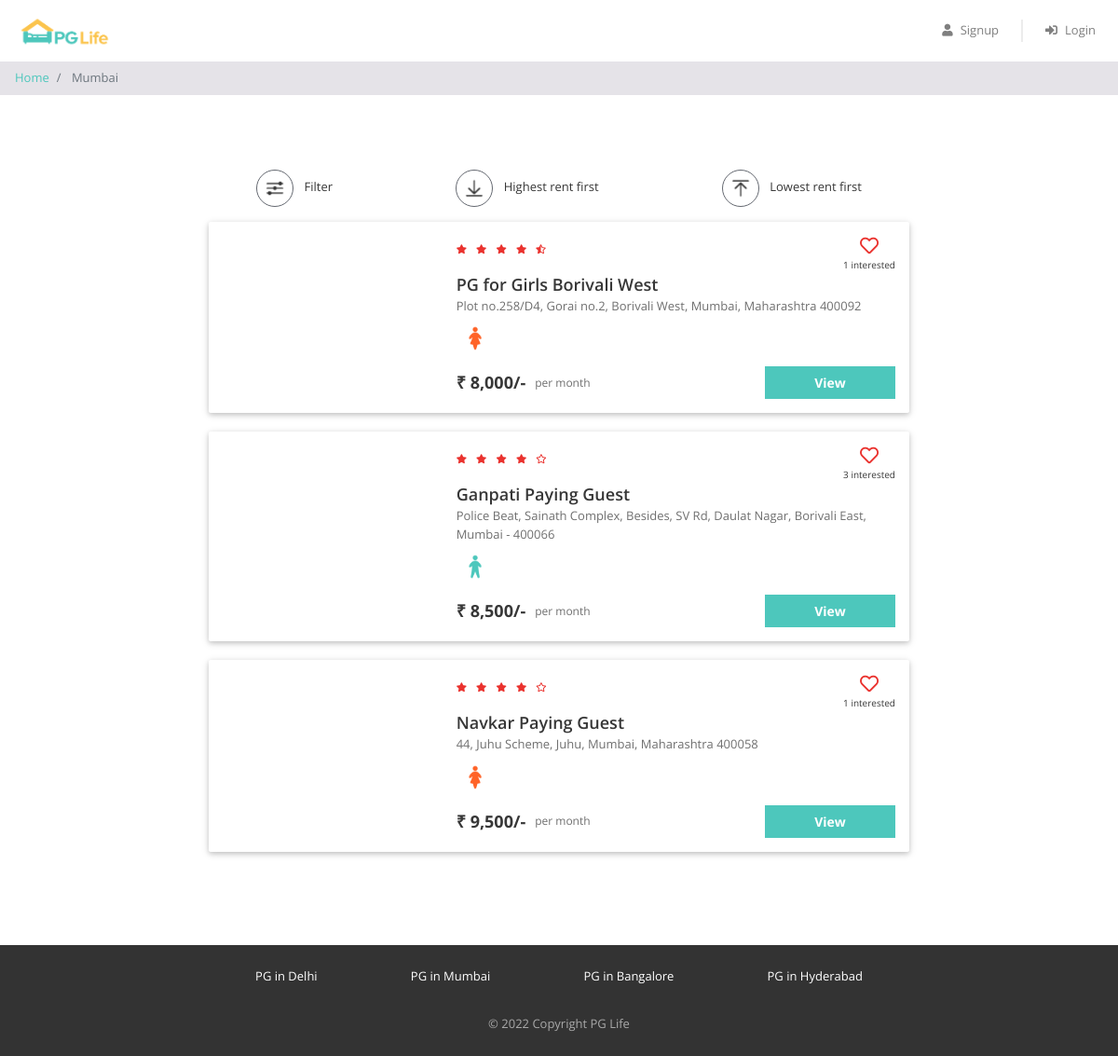
Page /sortRent.php?city=Mumbai on the committed database.
### tables this page shows
CREATE TABLE `properties` (
  `id` int(11) NOT NULL,
  `city_id` int(11) NOT NULL,
  `name` varchar(100) NOT NULL,
  `address` varchar(255) NOT NULL,
  `description` longtext NOT NULL,
  `gender` enum('male','female','ubisex') NOT NULL,
  `rent` int(11) NOT NULL,
  `rating_clean` float(2,1) NOT NULL,
  `rating_food` float(2,1) NOT NULL,
  `rating_safety` float(2,1) NOT NULL
);

### sortRent.php (the view, shortened to what this page needs)
<?php
require "includes/database_connect.php";
$city_name = $_GET["city"];
$sql_1 = "SELECT * FROM cities WHERE name = '$city_name'";
$result_1 = mysqli_query($conn, $sql_1);
$city = mysqli_fetch_assoc($result_1);
$city_id = $city['id'];
$rent = $_GET['rent'];
$sql_2 = "SELECT * FROM properties WHERE city_id = $city_id ORDER BY rent $rent";
$result_2 = mysqli_query($conn, $sql_2);
$properties = mysqli_fetch_all($result_2, MYSQLI_ASSOC);
$sql_3 = "SELECT *
            FROM interested_users_properties iup
            INNER JOIN properties p ON iup.property_id = p.id
            WHERE p.city_id = $city_id";
$result_3 = mysqli_query($conn, $sql_3);
$interested_users_properties = mysqli_fetch_all($result_3, MYSQLI_ASSOC);
?>
<!DOCTYPE html>
<html lang="en">
<head>
    <?php
    include "includes/head_links.php";
    ?>
    <link href="css/property_list.css" rel="stylesheet" />
</head>
<body>
    <?php
    include "includes/header.php";
    ?>
    <nav aria-label="breadcrumb">
        <ol class="breadcrumb py-2">
            <li class="breadcrumb-item">
                <a href="index.php">Home</a>
            </li>
            <li class="breadcrumb-item active" aria-current="page">
                <?php echo $city_name; ?>
            </li>
        </ol>
    </nav>
    <div class="page-container">
        <div class="filter-bar row justify-content-around">
            <div class="col-auto" data-toggle="modal" data-target="#filter-modal">
                <img src="img/filter.png" alt="filter" />
                <span>Filter</span>
            </div>
            <div class="col-auto">
                <img src="img/desc.png" alt="sort-desc" onclick="window.location.assign('sortRent.php?city=<?php echo $city_name; ?>&rent=<?php echo 'DESC'; ?>')" />
                <span>Highest rent first</span>
            </div>
            <div class="col-auto">
                <img src="img/asc.png" alt="sort-asc" onclick="window.location.assign('sortRent.php?city=<?php echo $city_name; ?>&rent=<?php echo 'ASC'; ?>')" />
                <span>Lowest rent first</span>
            </div>
        </div>
        <?php
        foreach ($properties as $property) {
        ?>
            <div class="property-card property-id-<?= $property['id'] ?> row">
                <div class="image-container col-md-4">
                </div>
                <div class="content-container col-md-8">
                    <div class="row no-gutters justify-content-between">
                        <?php
                        $total_rating = ($property['rating_clean'] + $property['rating_food'] + $property['rating_safety']) / 3;
                        $total_rating = round($total_rating, 1);
                        ?>
                        <div class="star-container" title="<?= $total_rating ?>">
                            <?php
                            $rating = $total_rating;
                            for ($i = 0; $i < 5; $i++) {
                                if ($rating >= $i + 0.8) {
                            ?>
                                    <i class="fas fa-star"></i>
                                <?php
                                } elseif ($rating >= $i + 0.3) {
                                ?>
                                    <i class="fas fa-star-half-alt"></i>
                                <?php
                                } else {
                                ?>
                                    <i class="far fa-star"></i>
                            <?php
                                }
                            }
                            ?>
                        </div>
                        <div class="interested-container">
                            <?php
                            $interested_users_count = 0;
                            $is_interested = false;
                            foreach ($interested_users_properties as $interested_user_property) {
                                if ($interested_user_property['property_id'] == $property['id']) {
                                    $interested_users_count++;
                                }
                            }
                            if ($is_interested) {
                            ?>
                                <i class="is-interested-image fas fa-heart" property_id="<?= $property['id'] ?>"></i>
                            <?php
                            } else {
                            ?>
                                <i class="is-interested-image far fa-heart" property_id="<?= $property['id'] ?>"></i>
                            <?php
                            }
                            ?>
                            <div class="interested-text">
                                <span class="interested-user-count"><?= $interested_users_count ?></span> interested
                            </div>
                        </div>
                    </div>
                    <div class="detail-container">
                        <div class="property-name"><?= $property['name'] ?></div>
                        <div class="property-address"><?= $property['address'] ?></div>
                        <div class="property-gender">
                            <?php
                            if ($property['gender'] == "male") {
                            ?>
                                <img src="img/male.png" />
                            <?php
                            } elseif ($property['gender'] == "female") {
                            ?>
                                <img src="img/female.png" />
                            <?php
                            } else {
                            ?>
                                <img src="img/unisex.png" />
                            <?php
                            }
                            ?>
                        </div>
                    </div>
                    <div class="row no-gutters">
                        <div class="rent-container col-6">
                            <div class="rent">₹ <?= number_format($property['rent']) ?>/-</div>
                            <div class="rent-unit">per month</div>
                        </div>
                        <div class="button-container col-6">
                            <a href="property_detail.php?property_id=<?php echo $property['id'] ?>" class="btn btn-primary">View</a>
                        </div>
                    </div>
                </div>
            </div>
        <?php
        }
        ?>
    </div>
    <?php
    include "includes/footer.php";
    ?>
</body>
</html>

### css/common.css (style rules this page uses)
* { box-sizing: border-box; font-family: 'Open Sans', sans-serif; }
body { color: #373737; font-size: 16px; position: relative; }
.btn-primary, .btn-warning, .btn-danger { color: white; font-weight: bold; }
.breadcrumb { background-color: #e5e3e8; font-size: 13px; border-radius: 0px; margin-bottom: 0px; }
.page-container { max-width: 800px; padding: 80px 24px; margin: auto; }

### css/property_list.css (style rules this page uses)
.filter-bar > div { cursor: pointer; font-size: 13px; text-align: center; margin-bottom: 16px; }
.filter-bar img { width: 40px; height: 40px; border-radius: 40px; border: 1px solid #646870; padding: 6px; margin-right: 8px; }
.property-card { background-color: #ffffff; border-radius: 2px; padding: 15px 0px; margin: 0px auto 20px; box-shadow: 0 2px 5px 0 rgba(0, 0, 0, 0.16), 0 2px 10px 0 rgba(0, 0, 0, 0.12); }
.image-container { text-align: center; }
.star-container i { color: #EA322E; font-size: 10px; margin-right: 6px; }
.interested-container { text-align: center; }
.interested-container i { color: #EA322E; font-size: 20px; cursor: pointer; }
.interested-text { font-size: 10px; }
.detail-container { padding-bottom: 10px; }
.property-name { font-size: 18px; font-weight: 600; }
.property-address { color: #6f6f6f; font-size: 13px; padding-bottom: 5px; }
.property-gender img { width: 40px; }
.rent-container { display: flex; align-items: center; }
.rent { font-size: 18px; font-weight: bold; padding-right: 10px; }
.rent-unit { color: #6f6f6f; font-size: 12px; }
.button-container .btn { font-size: 14px; border-radius: 0px; width: 140px; float: right; }

### rows in the picture
properties: rating_safety 4.5 (drawn), interested_users_count "1", name "PG for Girls Borivali West", address "Plot no.258/D4, Gorai no.2, Borivali West, Mumbai, Maharashtra 400092", rent "8,000"
properties: interested_users_count "3", name "Ganpati Paying Guest", address "Police Beat, Sainath Complex, Besides, SV Rd, Daulat Nagar, Borivali East, Mumbai - 400066", rent "8,500"
properties: interested_users_count "1", name "Navkar Paying Guest", address "44, Juhu Scheme, Juhu, Mumbai, Maharashtra 400058", rent "9,500"

### other values in the picture
$city_name "Mumbai"
